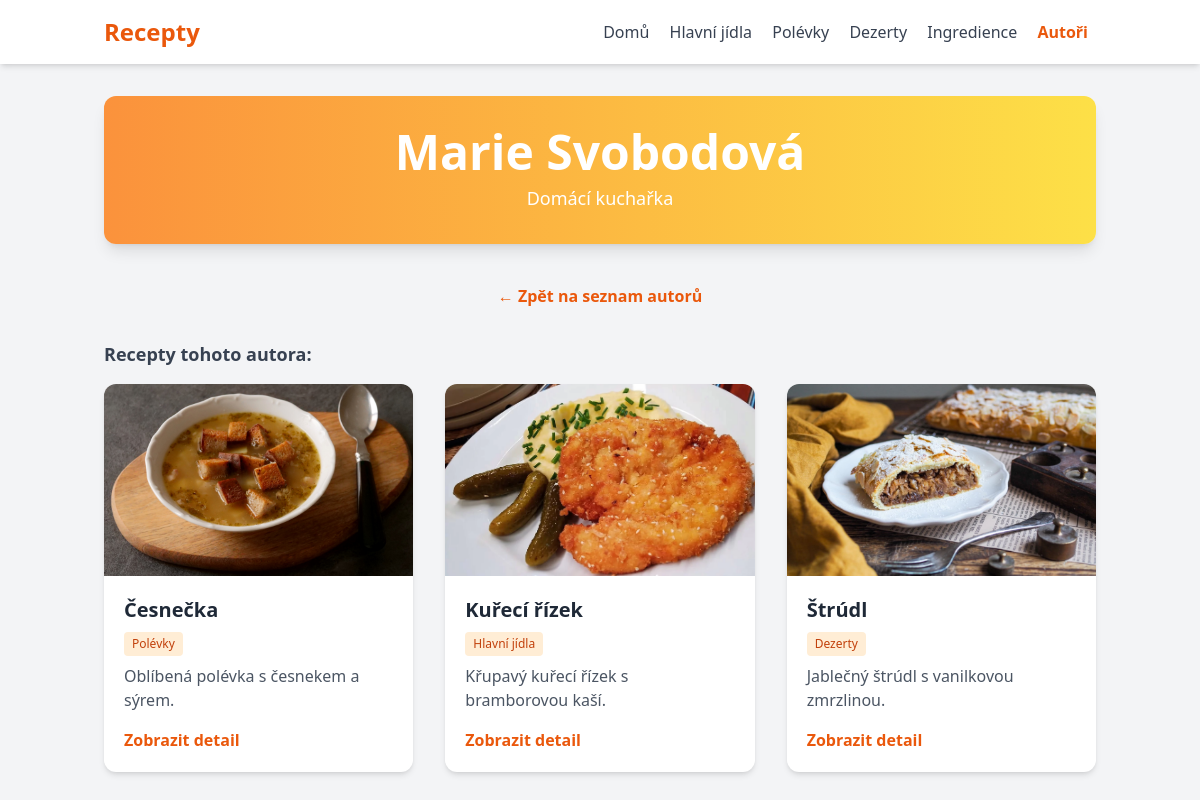
The page /autor/2/ on the database as committed earlier.
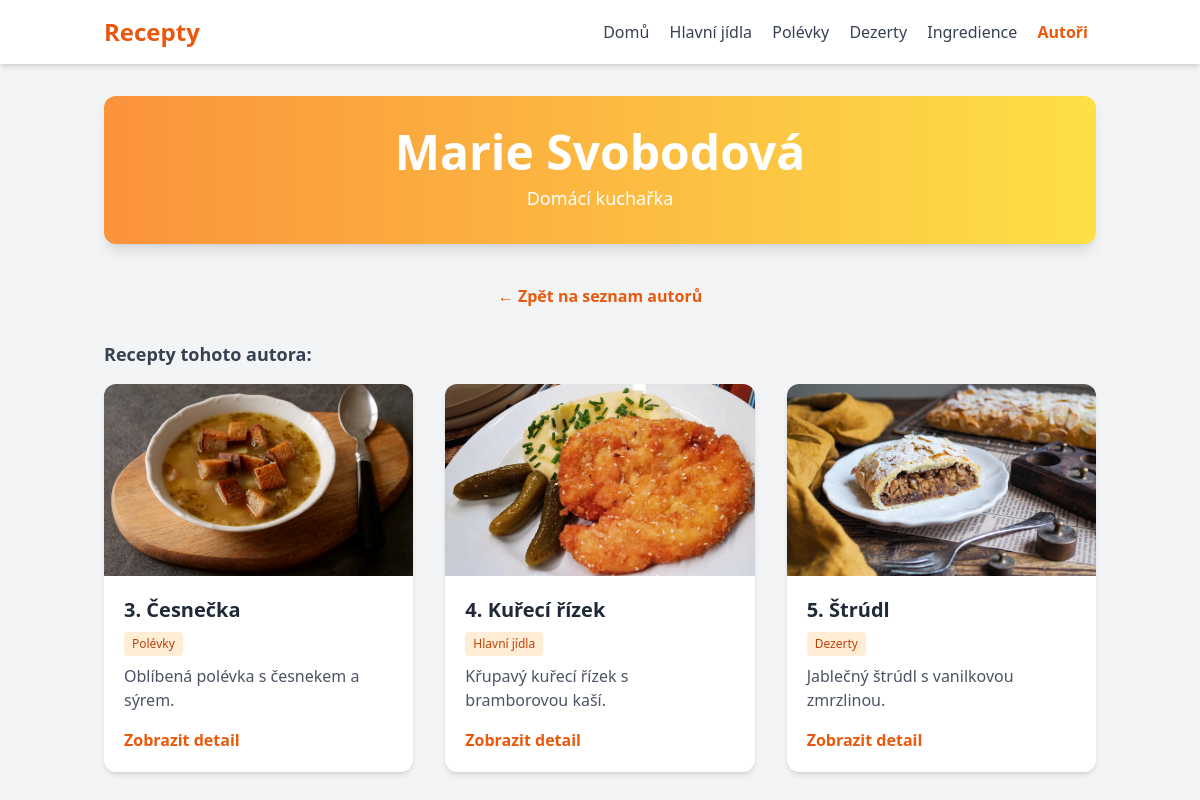
The same page on the database as committed later.
### recepty/models.py (models this page shows, shortened)
class Recept(models.Model):
    OBTIZNOST_CHOICES = [
        ('L', 'Lehká'),
        ('S', 'Střední'),
        ('T', 'Těžká')
    ]
    nazev = models.CharField(
        max_length=200,
        validators=[MinLengthValidator(5)],
        help_text="Název receptu"
    )
    popis = models.TextField(
        validators=[MinLengthValidator(20)],
        help_text="Krátký popis receptu"
    )
    obrazek = models.ImageField(
        upload_to='recepty/',
        blank=True,
        null=True,
        help_text="Obrázek receptu"
    )
    kategorie = models.ForeignKey(
        Kategorie,
        on_delete=models.CASCADE,
        related_name='recepty',
        help_text="Kategorie receptu"
    )
    kuchar = models.ForeignKey(
        Kuchar,
        on_delete=models.CASCADE,
        related_name='recepty',
        help_text="Autor receptu"
    )
    datum_vytvoreni = models.DateTimeField(
        auto_now_add=True,
        help_text="Datum přidání receptu"
    )
    cas_pripravy = models.PositiveIntegerField(
        default=30,
        help_text="Čas přípravy v minutách"
    )
    obtiznost = models.CharField(
        max_length=1,
        choices=OBTIZNOST_CHOICES,
        default='S',
        help_text="Obtížnost receptu"
    )
    ingredience = models.TextField(
        default='[]',
        help_text="JSON seznam ingrediencí"
    )
    postup = models.TextField(
        default='[]',
        help_text="JSON seznam kroků postupu"
    )
    class Meta:
        verbose_name = 'Recept'
        verbose_name_plural = 'Recepty'
        ordering = ['id']  # Seřadí vzestupně podle ID

class Kategorie(models.Model):
    nazev = models.CharField(
        max_length=100,
        unique=True,
        validators=[MinLengthValidator(3)],
        help_text="Název kategorie, např. 'Hlavní jídla'"
    )
    class Meta:
        verbose_name = 'Kategorie'
        verbose_name_plural = 'Kategorie'
        ordering = ['nazev']

### recepty/views.py (the view)
# urls.py: path('autor/<int:autor_id>/', views.detail_autora, name='detail_autora'),
def detail_autora(request, autor_id):
    autor = get_object_or_404(Kuchar, pk=autor_id)
    recepty = Recept.objects.filter(kuchar=autor)
    return render(request, 'recepty/detail_autora.html', {'autor': autor, 'recepty': recepty})

### recepty/templates/recepty/detail_autora.html (shortened to what this page needs)
<!DOCTYPE html>
<html lang="cs">
<head>
    <script src="https://cdn.tailwindcss.com"></script>
</head>
<body class="bg-gray-100 min-h-screen">
    <header class="bg-white shadow-md">
        <div class="container mx-auto px-4 py-4 flex flex-col md:flex-row items-center justify-between">
            <div class="text-2xl font-bold text-orange-600">Recepty</div>
            <nav class="mt-2 md:mt-0">
                <a href="/" class="text-gray-700 hover:text-orange-600 mx-2 transition">Domů</a>
                <a href="/hlavni-jidla/" class="text-gray-700 hover:text-orange-600 mx-2 transition">Hlavní jídla</a>
                <a href="/polevky/" class="text-gray-700 hover:text-orange-600 mx-2 transition">Polévky</a>
                <a href="/dezerty/" class="text-gray-700 hover:text-orange-600 mx-2 transition">Dezerty</a>
                <a href="/ingredience/" class="text-gray-700 hover:text-orange-600 mx-2 transition">Ingredience</a>
                <a href="/autori/" class="text-gray-700 hover:text-orange-600 mx-2 transition font-bold text-orange-600">Autoři</a>
            </nav>
        </div>
    </header>
    <main class="container mx-auto px-4 py-8">
        <div class="bg-gradient-to-r from-orange-400 to-yellow-300 rounded-xl shadow-lg mb-10 p-8 text-center">
            <h1 class="text-4xl md:text-5xl font-bold text-white mb-2">{{ autor.jmeno }}</h1>
            <p class="text-white text-lg">{{ autor.bio }}</p>
        </div>
        <div class="mb-8 text-center">
            <a href="/autori/" class="text-orange-600 hover:underline font-semibold">&larr; Zpět na seznam autorů</a>
        </div>
        <div class="mb-4 text-lg font-semibold text-gray-700">Recepty tohoto autora:</div>
        <div class="grid gap-8 grid-cols-1 sm:grid-cols-2 lg:grid-cols-3">
            {% for recept in recepty %}
            <div class="bg-white rounded-xl shadow-md overflow-hidden flex flex-col">
                {% if recept.obrazek %}
                    <img class="w-full h-48 object-cover" src="{{ recept.obrazek.url }}" alt="{{ recept.nazev }}">
                {% else %}
                    <img class="w-full h-48 object-cover" src="https://placehold.co/400x180?text=Recept" alt="Bez obrázku">
                {% endif %}
                <div class="p-5 flex-1 flex flex-col">
                    <h2 class="text-xl font-semibold text-gray-800 mb-2">{{ recept.nazev }}</h2>
                    <div class="flex flex-wrap text-xs text-gray-500 mb-2 gap-2">
                        <span class="bg-orange-100 text-orange-700 px-2 py-1 rounded">{{ recept.kategorie.nazev }}</span>
                    </div>
                    <p class="text-gray-600 flex-1">{{ recept.popis|truncatechars:80 }}</p>
                    <a href="{% url 'detail_receptu' recept.pk %}" class="mt-4 inline-block text-orange-600 hover:underline font-semibold">Zobrazit detail</a>
                </div>
            </div>
            {% empty %}
            <div class="col-span-full text-center text-gray-500">Tento autor zatím nemá žádné recepty.</div>
            {% endfor %}
        </div>
    </main>
</body>
</html>

Rows that differ between the two databases and show on the page:
removed Recept: obrazek (picture), nazev "Česnečka", kategorie.nazev "Polévky", popis "Oblíbená polévka s česnekem a sýrem."
removed Recept: obrazek (picture), nazev "Kuřecí řízek", kategorie.nazev "Hlavní jídla", popis "Křupavý kuřecí řízek s bramborovou kaší."
removed Recept: obrazek (picture), nazev "Štrúdl", kategorie.nazev "Dezerty", popis "Jablečný štrúdl s vanilkovou zmrzlinou."
added Recept: obrazek (picture), nazev "3. Česnečka", kategorie.nazev "Polévky", popis "Oblíbená polévka s česnekem a sýrem."
added Recept: obrazek (picture), nazev "4. Kuřecí řízek", kategorie.nazev "Hlavní jídla", popis "Křupavý kuřecí řízek s bramborovou kaší."
added Recept: obrazek (picture), nazev "5. Štrúdl", kategorie.nazev "Dezerty", popis "Jablečný štrúdl s vanilkovou zmrzlinou."
